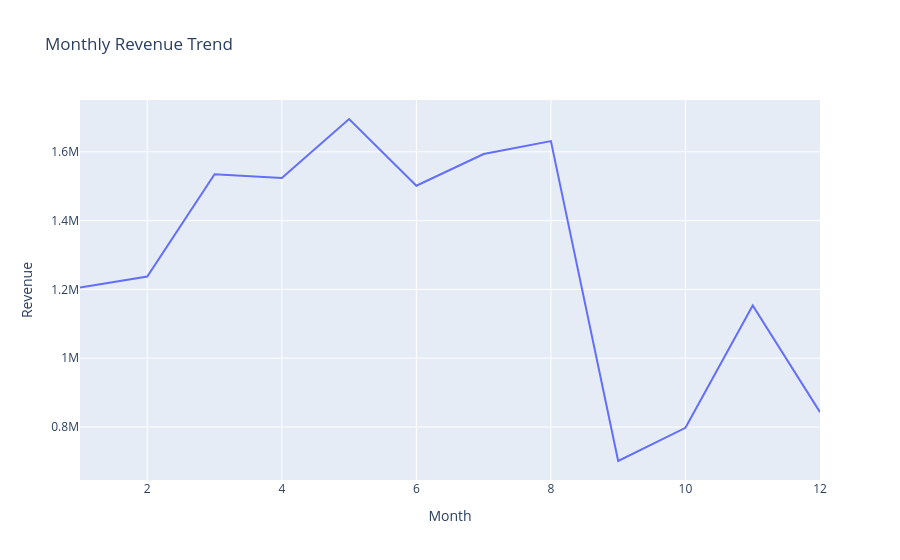

Notebook code cell kept with this figure:
### Code cell
import plotly.express as px

fig = px.line(
    monthly_revenue,
    x="Month",
    y="Revenue",
    title="Monthly Revenue Trend"
)

fig.show()

### Figure 1 — Plotly figure (JSON) as saved in the notebook; plotly's stock layout.template omitted (floating-point values rounded to 4 significant figures)
{"data": [{"hovertemplate": "Month=%{x}<br>Revenue=%{y}<extra></extra>", "legendgroup": "", "line": {"color": "#636efa", "dash": "solid"}, "marker": {"symbol": "circle"}, "mode": "lines", "name": "", "orientation": "v", "showlegend": false, "type": "scatter", "x": [1, 2, 3, 4, 5, 6, 7, 8, 9, 10, 11, 12], "xaxis": "x", "y": [1205000.0, 1237000.0, 1535000.0, 1524000.0, 1695000.0, 1501000.0, 1594000.0, 1631000.0, 701200.0, 797600.0, 1153000.0, 843100.0], "yaxis": "y"}], "layout": {"legend": {"tracegroupgap": 0}, "title": {"text": "Monthly Revenue Trend"}, "xaxis": {"anchor": "y", "domain": [0, 1], "title": {"text": "Month"}}, "yaxis": {"anchor": "x", "domain": [0, 1], "title": {"text": "Revenue"}}}}
